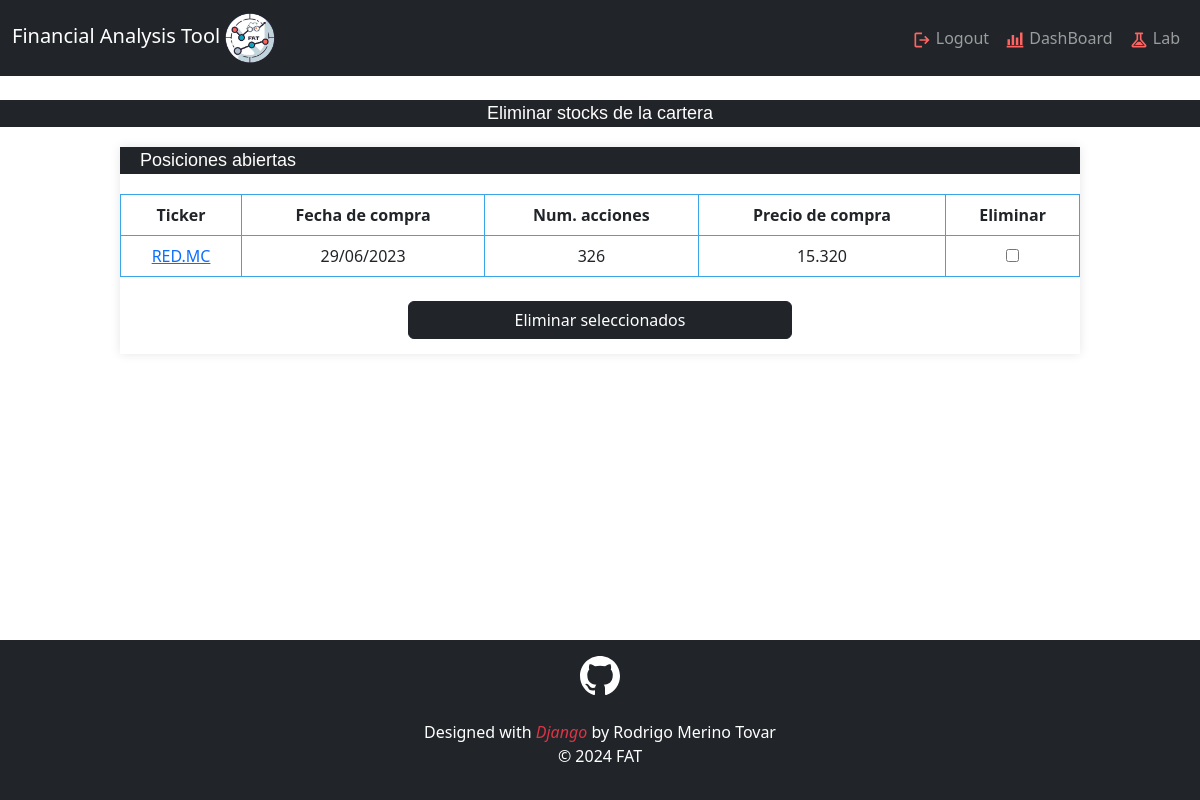
The app's page /dashboard/eliminar_compras/ (signed in) with its own data.
### DashBoard/models.py (models this page shows, shortened)
class StockComprado(models.Model):
    usuario = models.ForeignKey(User, on_delete=models.CASCADE)
    ticker_bd = models.CharField(max_length=7)
    bd = models.CharField(max_length=10)
    ticker = models.CharField(max_length=7)
    nombre_stock = models.CharField(max_length=255)
    fecha_compra = models.DateTimeField()
    num_acciones = models.PositiveIntegerField()
    precio_compra = models.DecimalField(max_digits=10, decimal_places=4)
    moneda = models.CharField(max_length=4)
    sector = models.CharField(max_length=255)
    objects = models.Manager()
    class Meta:
        constraints = [
            models.CheckConstraint(
                name='valores_bd',
                check=Q(bd__in=['dj30', 'ibex35', 'ftse100']),
            ),
            models.CheckConstraint(
                name='fecha_compra_no_futura',
                check=models.Q(fecha_compra__lte=timezone.now() + timedelta(days=1)),
            ),
        ]

### DashBoard/views.py (the view)
# urls.py: path('dashboard/eliminar_compras/', eliminar_compras, name="eliminar_compras"),
@login_required
def eliminar_compras(request):
    if request.method == "GET":
        compras_usuario = StockComprado.objects.filter(usuario=request.user)
        context = {
            "compras_usuario": compras_usuario,
        }
        return render(request, "eliminar_compras.html", context)
    seleccionados = request.POST.getlist('eliminar_stocks')
    StockComprado.objects.filter(id__in=seleccionados).delete()
    return redirect("dashboard")

### DashBoard/templates/eliminar_compras.html (shortened to what this page needs)
{% extends 'base.html' %}
{% load static %}
{% block content %}
<link rel="stylesheet" type="text/css" href="{% static 'css/estilos_modificar_cartera.css' %}">
<div>
    <br><p class="cabecera">Eliminar stocks de la cartera</p>
</div>
<div class="caja" style="width: 80%;">
    <p class="barra">Posiciones abiertas</p>
    <form method="post" action="{% url 'eliminar_compras' %}" style="text-align: center;">
        <table>
            <thead>
                <tr>
                    <th>Ticker</th>
                    <th>Fecha de compra</th>
                    <th>Num. acciones</th>
                    <th>Precio de compra</th>
                    <th>Eliminar</th>
                </tr>
            </thead>
            <tbody>
                {% for stock_comprado in compras_usuario %}
                    <tr>
                        <td><a title="{{ stock_comprado.nombre_stock }}" href="/{{ stock_comprado.bd }}/{{ stock_comprado.ticker_bd }}/chart">{{ stock_comprado.ticker }}</a></td>
                        <td>{{ stock_comprado.fecha_compra|date:"d/m/Y" }}</td>
                        <td>{{ stock_comprado.num_acciones }}</td>
                        <td>{{ stock_comprado.precio_compra|floatformat:3 }}</td>
                        <td><input type="checkbox" name="eliminar_stocks" value="{{ stock_comprado.id }}"></td>
                    </tr>
                {% endfor %}
            </tbody>
        </table>
        <br>
        <button type="submit" class="btn btn-dark" style="width: 40%; margin-bottom: 15px;">Eliminar seleccionados</button>
    </form>
</div>
{% endblock %}

### static/css/estilos_base.css (style rules this page uses)
body { display: flex; flex-direction: column; min-height: 100vh; margin: 0; }

### static/css/estilos_modificar_cartera.css (style rules this page uses)
.cabecera { background-color: #212428; color: #FFFEFE; font-size: 18px; font-family: 'Arial', sans-serif; text-align: center; }
.caja { margin: 20px auto; overflow: hidden; box-shadow: 0 0 10px rgba(0, 0, 0, 0.1); }
.barra { width: 100%; background-color: #212428; color: #FFFEFE; font-size: 18px; font-family: 'Arial', sans-serif; padding-left: 20px; }
table { width: 100%; border-collapse: collapse; margin-top: 20px; }
th, td { border: 1px solid #3BA5EA; padding: 8px; text-align: center; background-color: white; color: #212428; }

### records on screen
StockComprado: ticker "RED.MC", fecha_compra "29/06/2023", num_acciones "326", precio_compra "15.320"
